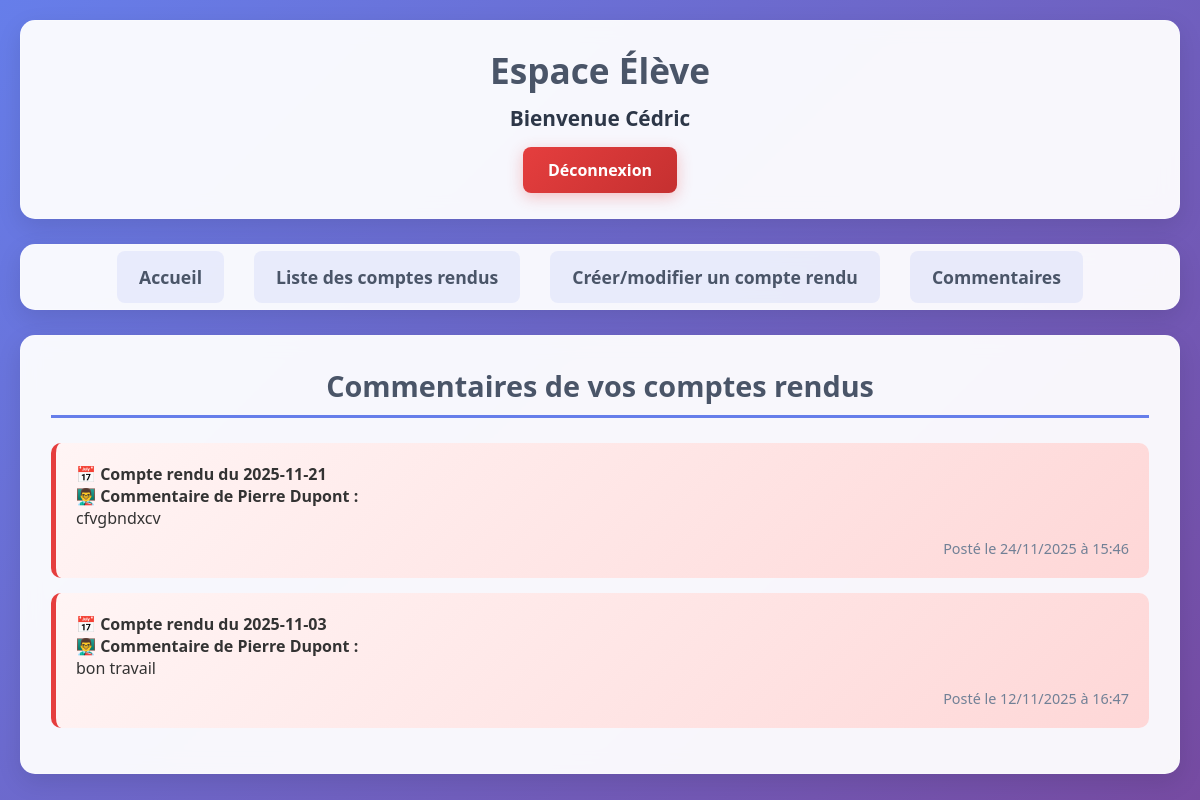
Screenshot of /AP1/commentaires.php (signed in) with the database file from the repository.
### tables this page shows
CREATE TABLE `commentaires` (
  `num` int(10) NOT NULL,
  `num_cr` bigint(20) NOT NULL,
  `num_professeur` int(10) NOT NULL,
  `contenu` text NOT NULL,
  `date_commentaire` datetime DEFAULT CURRENT_TIMESTAMP
);

CREATE TABLE `cr` (
  `num` bigint(20) NOT NULL,
  `date` date DEFAULT NULL,
  `description` text,
  `vu` tinyint(1) DEFAULT '0',
  `datetime` datetime DEFAULT NULL,
  `num_utilisateur` int(10) DEFAULT NULL
);

CREATE TABLE `utilisateur` (
  `num` int(10) NOT NULL,
  `nom` varchar(100) NOT NULL,
  `prenom` varchar(100) NOT NULL,
  `tel` int(20) DEFAULT NULL,
  `login` varchar(100) NOT NULL,
  `motdepasse` varchar(255) NOT NULL,
  `type` int(1) DEFAULT '0' COMMENT '0=Élève, 1=Professeur',
  `email` varchar(100) DEFAULT NULL,
  `option` int(1) DEFAULT NULL,
  `num_stage` int(10) DEFAULT NULL
);

### AP1/commentaires.php (the view, shortened to what this page needs)
<?php
include '_conf.php';
$utilisateur = $_SESSION['utilisateur'];
?>
<!DOCTYPE html>
<html lang="fr">
<head>
    <link rel="stylesheet" href="style.css">
</head>
<body>
    <div class="container">
        <header>
            <h1>Espace Élève</h1>
            <p class="welcome-message">Bienvenue <?php echo htmlspecialchars($utilisateur['prenom']); ?></p>
            <a href="deconnexion.php" class="logout-btn">Déconnexion</a>
        </header>
        <nav>
            <ul class="nav-menu">
                <li><a href="accueil_eleve.php">Accueil</a></li>
                <li><a href="liste_cr.php">Liste des comptes rendus</a></li>
                <li><a href="creer_cr.php">Créer/modifier un compte rendu</a></li>
                <li><a href="commentaires.php">Commentaires</a></li>
            </ul>
        </nav>
        <main>
            <h2>Commentaires de vos comptes rendus</h2>
            <div class="comment-section">
                <?php
                $bdd = mysqli_connect($serveurBDD, $userBDD, $mdpBDD, $nomBDD);
                $num_utilisateur = $utilisateur['num'];
                $requete = "SELECT c.*, com.contenu, com.date_commentaire, u.prenom as prof_prenom, u.nom as prof_nom
                           FROM cr c
                           JOIN commentaires com ON c.num = com.num_cr
                           JOIN utilisateur u ON com.num_professeur = u.num
                           WHERE c.num_utilisateur = ?
                           ORDER BY com.date_commentaire DESC";
                $stmt = mysqli_prepare($bdd, $requete);
                mysqli_stmt_bind_param($stmt, "i", $num_utilisateur);
                mysqli_stmt_execute($stmt);
                $resultat = mysqli_stmt_get_result($stmt);
                if(mysqli_num_rows($resultat) > 0) {
                    while($commentaire = mysqli_fetch_assoc($resultat)) {
                        echo '<div class="comment">';
                        echo '<p><strong>📅 Compte rendu du ' . htmlspecialchars($commentaire['date']) . '</strong></p>';
                        echo '<p><strong>👨‍🏫 Commentaire de ' . htmlspecialchars($commentaire['prof_prenom'] . ' ' . $commentaire['prof_nom']) . ' :</strong></p>';
                        echo '<p>' . nl2br(htmlspecialchars($commentaire['contenu'])) . '</p>';
                        echo '<p class="comment-date">Posté le ' . date('d/m/Y à H:i', strtotime($commentaire['date_commentaire'])) . '</p>';
                        echo '</div>';
                    }
                } else {
                    echo '<div class="empty-state">';
                    echo '💬<br>';
                    echo '<p>Aucun commentaire pour le moment.</p>';
                    echo '<p>Vos comptes rendus n\'ont pas encore été commentés par votre professeur.</p>';
                    echo '</div>';
                }
                ?>
            </div>
        </main>
    </div>
</body>
</html>

### AP1/style.css (style rules this page uses)
* { margin: 0; padding: 0; box-sizing: border-box; }
body { font-family: 'Segoe UI', Tahoma, Geneva, Verdana, sans-serif; background: linear-gradient(135deg, #667eea 0%, #764ba2 100%); min-height: 100vh; color: #333; padding: 20px; }
.container { max-width: 1200px; margin: 0 auto; }
header { background: rgba(255, 255, 255, 0.95); padding: 25px; border-radius: 15px; margin-bottom: 25px; box-shadow: 0 8px 25px rgba(0, 0, 0, 0.1); backdrop-filter: blur(10px); border: 1px solid rgba(255, 255, 255, 0.2); text-align: center; }
header h1 { color: #4a5568; font-size: 2.2em; margin-bottom: 10px; }
.welcome-message { text-align: center; font-size: 1.3em; color: #2d3748; margin-bottom: 15px; font-weight: 600; }
nav { background: rgba(255, 255, 255, 0.95); padding: 20px; border-radius: 15px; margin-bottom: 25px; box-shadow: 0 8px 25px rgba(0, 0, 0, 0.1); backdrop-filter: blur(10px); border: 1px solid rgba(255, 255, 255, 0.2); }
nav ul { list-style: none; display: flex; justify-content: center; gap: 30px; flex-wrap: wrap; padding: 0; margin: 0; }
nav a { text-decoration: none; color: #4a5568; font-weight: 600; font-size: 1.1em; padding: 12px 20px; border-radius: 8px; transition: all 0.3s ease; background: rgba(102, 126, 234, 0.1); border: 2px solid transparent; }
main { background: rgba(255, 255, 255, 0.95); padding: 30px; border-radius: 15px; box-shadow: 0 8px 25px rgba(0, 0, 0, 0.1); backdrop-filter: blur(10px); border: 1px solid rgba(255, 255, 255, 0.2); }
main h2 { color: #4a5568; font-size: 1.8em; margin-bottom: 25px; text-align: center; border-bottom: 3px solid #667eea; padding-bottom: 10px; }
.logout-btn { display: block; width: fit-content; margin: 0 auto; background: linear-gradient(135deg, #e53e3e, #c53030); color: white; padding: 12px 25px; border: none; border-radius: 8px; text-decoration: none; font-weight: 600; transition: all 0.3s ease; box-shadow: 0 4px 15px rgba(229, 62, 62, 0.3); }
.comment-section { margin-top: 20px; }
.comment { background: linear-gradient(135deg, #fff5f5, #fed7d7); padding: 20px; border-radius: 10px; margin-bottom: 15px; border-left: 5px solid #e53e3e; }
.comment-date { font-size: 0.9em; color: #718096; margin-top: 10px; text-align: right; }

### rows the page displays
commentaires: num_cr.date "2025-11-21", num_professeur.nom "Pierre Dupont", contenu "cfvgbndxcv", date_commentaire "24/11/2025 à 15:46"
commentaires: num_cr.date "2025-11-03", num_professeur.nom "Pierre Dupont", contenu "bon travail", date_commentaire "12/11/2025 à 16:47"

### other values shown
$utilisateur['prenom'] "Cédric"
